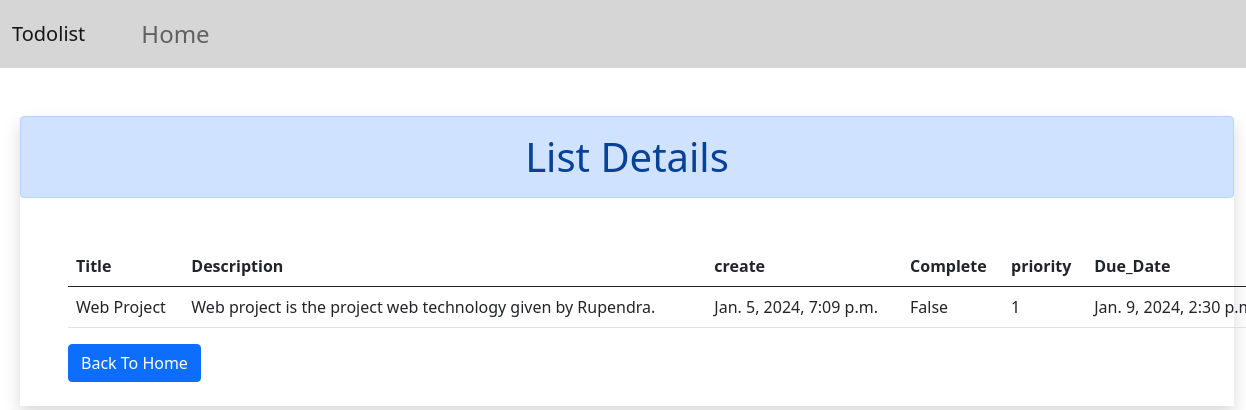
Page /det/7/ on the committed database.
### task/models.py (models this page shows, shortened)
class task(models.Model):
  priority_choices =[
  ('Low','Low'),
  ('Medium','Medium'),
  ('High','High'),
]
  status_choices=[
    ('Pause','Pause'),
    ('In progress','in Progress'),
    ('Complete','Complete'),
  ]
  user=models.ForeignKey(User,on_delete=models.CASCADE)
  title=models.CharField(max_length=100)
  description=models.TextField()
  complete=models.BooleanField(default=False)
  create=models.DateTimeField(auto_now_add=True)
  task_priority=models.CharField(choices=priority_choices,max_length=30)
  due_date=models.DateTimeField()
  status=models.CharField(choices=status_choices,max_length=50)

### task/views.py (the view)
# urls.py: path('det/<int:id>/',views.detail, name='det'),
def detail(request,id):
    lst=task.objects.get(pk=id)
    return render(request,'task/details.html',{'lst':lst})

### task/templates/task/details.html
{% extends 'task/base.html' %}
{% load static %}
{% block content%}
<div class=" shadow ms-2 mt-5">
<h1 class=" alert alert-primary my-5 mt-5 text-center">List Details</h1>
    <table class="table ms-5">
        <thead>
          <tr>
            <th scope="col">Title</th>
            <th scope="col">Description</th>
            <th scope="col">create</th>
            <th scope="col">Complete</th>
            <th scope="col">priority</th>
            <th scope="col">Due_Date</th>
          </tr>
        </thead>
        <tbody>
          <tr>
            <td>{{lst.title}}</td>
            <td>{{lst.description}}</td>
            <td>{{lst.create}}</td>
            <td>{{lst.complete}}</td>
            <td>{{lst.task_priority}}</td>
            <td>{{lst.due_date}}</td>
          </tr>
        </tbody>
      </table>
<a href="{% url 'hm' %}" class="btn btn-primary ms-5">Back To Home</a>
<br><br>
</div>
{% endblock content %}

### rows in the picture
task: title "Web Project", description "Web project is the project web technology given by Rupendra.", create "Jan. 5, 2024, 7:09 p.m.", complete "False", task_priority "1", due_date "Jan. 9, 2024, 2:30…"
